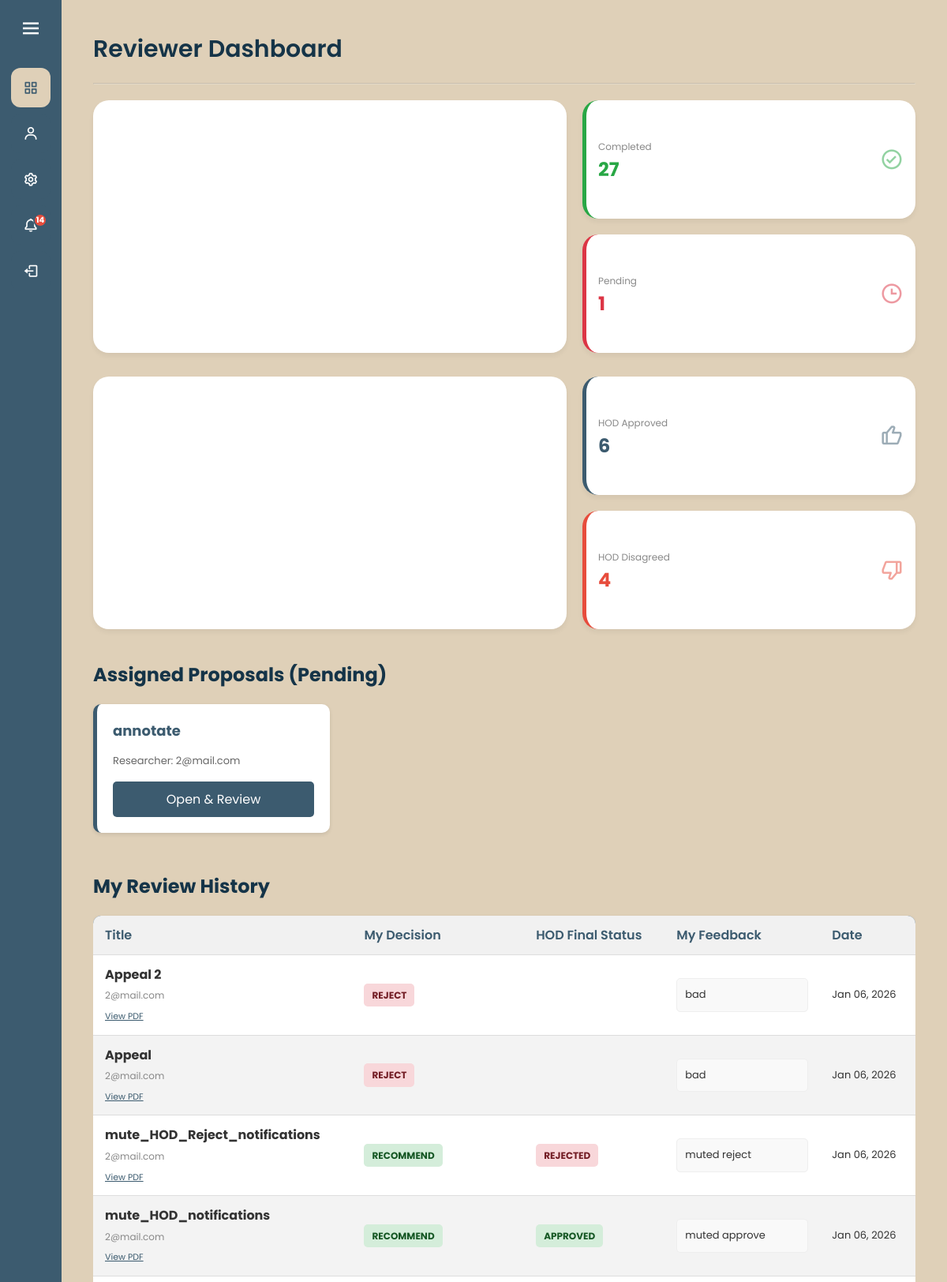
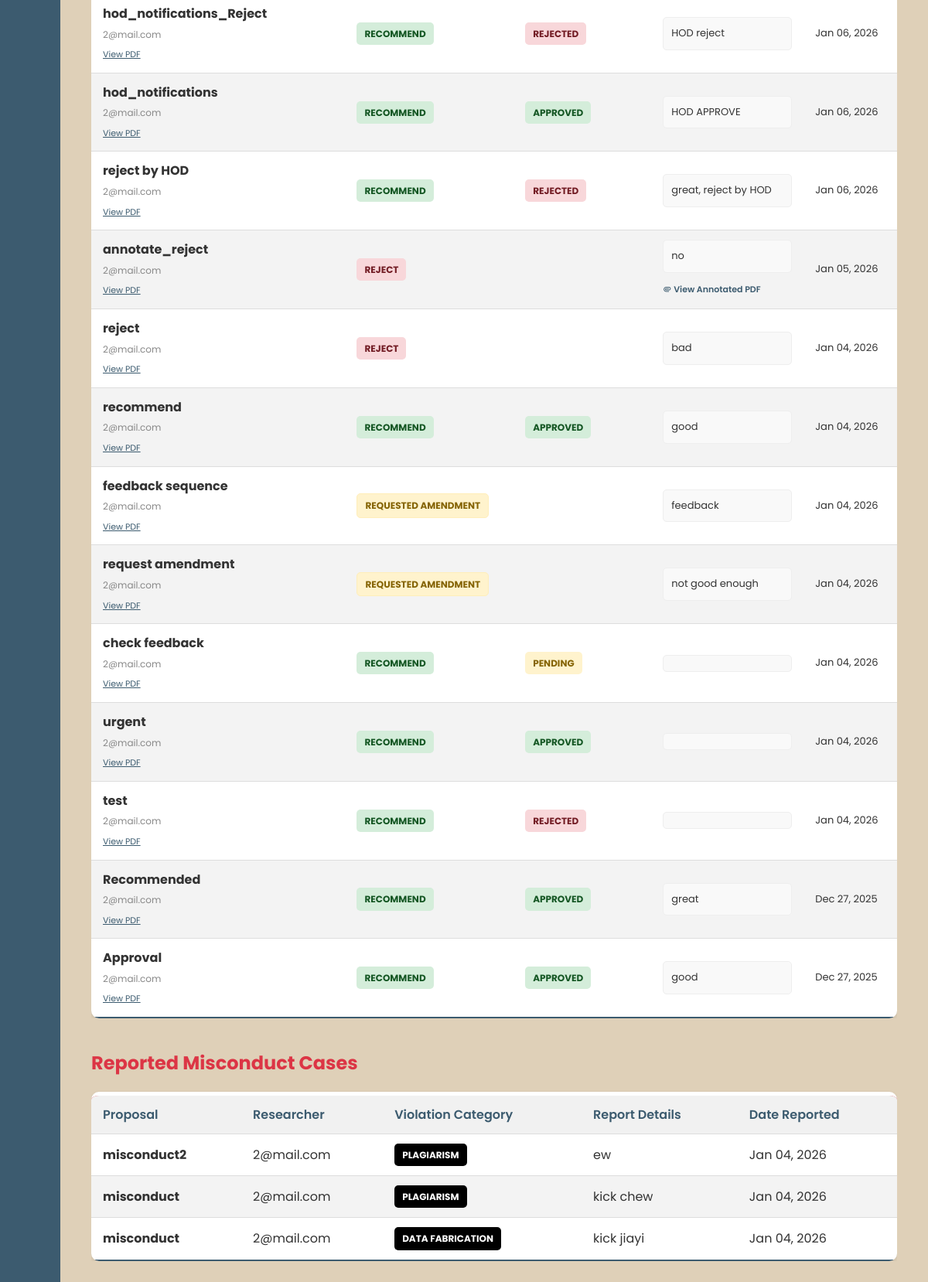
The app's page /reviewer_page.php (signed in) with its own data (2 pictures, top to bottom).
### tables this page shows
CREATE TABLE `reviews` (
  `id` int(11) NOT NULL,
  `reviewer_id` int(11) NOT NULL,
  `reviewer_email` varchar(255) DEFAULT NULL,
  `proposal_id` int(11) NOT NULL,
  `status` enum('Pending','Completed') DEFAULT 'Pending',
  `assigned_date` date DEFAULT curdate(),
  `type` enum('Proposal','Appeal') DEFAULT 'Proposal',
  `feedback` text DEFAULT NULL,
  `annotated_file` varchar(255) DEFAULT NULL,
  `decision` enum('RECOMMEND','REJECT','AMENDMENT') DEFAULT NULL,
  `review_date` datetime DEFAULT NULL
);

CREATE TABLE `proposals` (
  `id` int(11) NOT NULL,
  `title` varchar(255) NOT NULL,
  `description` text DEFAULT NULL,
  `researcher_email` varchar(255) NOT NULL,
  `file_path` varchar(255) NOT NULL,
  `reviewer_email` varchar(255) DEFAULT NULL,
  `status` enum('DRAFT','SUBMITTED','ASSIGNED','PENDING_REVIEW','REQUIRES_AMENDMENT','RESUBMITTED','RECOMMEND','RECOMMENDED','REJECTED','APPROVED','APPEALED','APPEAL_REJECTED','UNDER_INVESTIGATION','PENDING_REASSIGNMENT') DEFAULT 'SUBMITTED',
  `created_at` timestamp NOT NULL DEFAULT current_timestamp(),
  `approved_at` datetime DEFAULT NULL,
  `resubmitted_at` datetime DEFAULT NULL,
  `priority` enum('Normal','High') DEFAULT 'Normal',
  `reviewer_feedback` text DEFAULT NULL,
  `amendment_notes` text DEFAULT NULL,
  `budget_requested` decimal(10,2) DEFAULT 0.00,
  `approved_budget` decimal(10,2) DEFAULT 0.00,
  `amount_spent` decimal(10,2) DEFAULT 0.00
);

CREATE TABLE `misconduct_reports` (
  `id` int(11) NOT NULL,
  `proposal_id` int(11) DEFAULT NULL,
  `reviewer_email` varchar(255) NOT NULL,
  `researcher_email` varchar(255) NOT NULL,
  `category` enum('Plagiarism','Data Fabrication','Falsification','Unethical Conduct','Other') NOT NULL,
  `details` text NOT NULL,
  `status` enum('PENDING','INVESTIGATING','RESOLVED') DEFAULT 'PENDING',
  `created_at` timestamp NOT NULL DEFAULT current_timestamp()
);

### reviewer_page.php (the view, shortened to what this page needs)
<?php
require 'config.php';
$email = $_SESSION['email'];
$user_q = $conn->query("SELECT id FROM users WHERE email = '$email'");
$user_id = $user_q->fetch_assoc()['id'];
$p_stmt = $conn->prepare("SELECT COUNT(*) as count FROM reviews WHERE reviewer_id = ? AND status = 'Pending'");
$p_stmt->bind_param("i", $user_id);
$p_stmt->execute();
$pending_count = $p_stmt->get_result()->fetch_assoc()['count'];
$c_stmt = $conn->prepare("SELECT COUNT(*) as count FROM reviews WHERE reviewer_id = ? AND status = 'Completed'");
$c_stmt->bind_param("i", $user_id);
$c_stmt->execute();
$completed_count = $c_stmt->get_result()->fetch_assoc()['count'];
$hod_app_stmt = $conn->prepare("SELECT COUNT(*) as count FROM reviews r JOIN proposals p ON r.proposal_id = p.id WHERE r.reviewer_id = ? AND r.decision = 'RECOMMEND' AND p.status = 'APPROVED'");
$hod_app_stmt->bind_param("i", $user_id);
$hod_app_stmt->execute();
$hod_approved = $hod_app_stmt->get_result()->fetch_assoc()['count'];
$hod_rej_stmt = $conn->prepare("SELECT COUNT(*) as count FROM reviews r JOIN proposals p ON r.proposal_id = p.id WHERE r.reviewer_id = ? AND r.decision = 'RECOMMEND' AND (p.status = 'REJECTED' OR p.status = 'APPEAL_REJECTED')");
$hod_rej_stmt->bind_param("i", $user_id);
$hod_rej_stmt->execute();
$hod_rejected = $hod_rej_stmt->get_result()->fetch_assoc()['count'];
$query = "SELECT r.id as review_id, p.title, p.file_path, p.researcher_email, r.status, r.type, p.status as proposal_status
          FROM reviews r
          JOIN proposals p ON r.proposal_id = p.id
          WHERE r.reviewer_id = ? AND r.status = 'Pending'";
$stmt = $conn->prepare($query);
$stmt->bind_param("i", $user_id);
$stmt->execute();
$result = $stmt->get_result();
$hist_query = "SELECT r.decision, r.feedback, r.status as review_status, r.review_date, r.annotated_file,
                      p.title, p.researcher_email, p.status as final_status, p.file_path
               FROM reviews r
               JOIN proposals p ON r.proposal_id = p.id
               WHERE r.reviewer_id = ? AND r.status = 'Completed'
               ORDER BY r.review_date DESC";
$hist_stmt = $conn->prepare($hist_query);
$hist_stmt->bind_param("i", $user_id);
$hist_stmt->execute();
$history = $hist_stmt->get_result();
$rep_query = "SELECT m.created_at as review_date, p.title, p.researcher_email, m.category, m.details
              FROM misconduct_reports m
              JOIN proposals p ON m.proposal_id = p.id
              WHERE m.reviewer_email = ?
              ORDER BY m.created_at DESC";
$rep_stmt = $conn->prepare($rep_query);
$rep_stmt->bind_param("s", $email);
$rep_stmt->execute();
$reports = $rep_stmt->get_result();
?>
<!DOCTYPE html>
<html lang="en">
<head>
    <link rel="stylesheet" href="style.css">
    <link href="https://unpkg.com/boxicons@2.1.4/css/boxicons.min.css" rel="stylesheet">
</head>
<body>
    <?php include 'sidebar.php'; ?>
    <section class="home-section">
        <div class="welcome-text">
            Reviewer Dashboard
        </div>
        <hr style="opacity: 0.3; margin: 20px 0;">
        <div style="display: flex; gap: 20px; margin-bottom: 30px;">
            <div class="form-box" style="flex: 2; padding: 0; height: 320px;">
                <div id="work_chart" style="width: 100%; height: 100%;"></div>
            </div>
            <div style="flex: 1; display: flex; flex-direction: column; gap: 20px;">
                <div class="form-box stat-card completed" style="flex: 1;">
                    <div><span>Completed</span><h3><?= $completed_count ?></h3></div>
                    <i class='bx bx-check-circle'></i>
                </div>
                <div class="form-box stat-card pending" style="flex: 1;">
                    <div><span>Pending</span><h3><?= $pending_count ?></h3></div>
                    <i class='bx bx-time'></i>
                </div>
            </div>
        </div>
        <div style="display: flex; gap: 20px; margin-bottom: 40px;">
            <div class="form-box" style="flex: 2; padding: 0; height: 320px;">
                <div id="hod_chart" style="width: 100%; height: 100%;"></div>
            </div>
            <div style="flex: 1; display: flex; flex-direction: column; gap: 20px;">
                <div class="form-box stat-card approved" style="flex: 1;">
                    <div><span>HOD Approved</span><h3><?= $hod_approved ?></h3></div>
                    <i class='bx bx-like'></i>
                </div>
                <div class="form-box stat-card rejected" style="flex: 1;">
                    <div><span>HOD Disagreed</span><h3><?= $hod_rejected ?></h3></div>
                    <i class='bx bx-dislike'></i>
                </div>
            </div>
        </div>
        <h2>Assigned Proposals (Pending)</h2>
        <div class="card-container" style="margin-bottom: 50px;">
            <?php if ($result->num_rows > 0): ?>
                <?php while($row = $result->fetch_assoc()):
                    $is_appeal = ($row['type'] == 'Appeal') || ($row['proposal_status'] == 'APPEALED');
                    $card_style = $is_appeal ? "border-left: 5px solid #dc3545; background: #fff5f5;" : "border-left: 5px solid #3C5B6F;";
                ?>
                    <div class="card" style="width: 300px; padding: 20px; border-radius: 10px; box-shadow: 0 2px 5px rgba(0,0,0,0.1); background: white; <?= $card_style ?>">
                        <div style="display:flex; justify-content:space-between; align-items:start; margin-bottom: 5px;">
                            <h3><?= htmlspecialchars($row['title']) ?></h3>
                        </div>
                        <p style="color: #666; font-size: 13px; margin-bottom: 15px;">
                            Researcher: <?= htmlspecialchars($row['researcher_email']) ?>
                        </p>
                        <a href="review_proposal.php?review_id=<?= $row['review_id'] ?>"
                           style="display: block; text-align: center; background: #3C5B6F; color: white; padding: 10px; text-decoration: none; border-radius: 5px;">
                           Open & Review
                        </a>
                    </div>
                <?php endwhile; ?>
            <?php else: ?>
                <p style="color: #666; font-style: italic;">No pending reviews found.</p>
            <?php endif; ?>
        </div>
        <h2>My Review History</h2>
        <div style="overflow-x:auto;">
            <table class="styled-table">
                <thead>
                    <tr>
                        <th>Title</th>
                        <th>My Decision</th>
                        <th>HOD Final Status</th>
                        <th>My Feedback</th>
                        <th>Date</th>
                    </tr>
                </thead>
                <tbody>
                    <?php if ($history->num_rows > 0): ?>
                        <?php while($row = $history->fetch_assoc()): ?>
                            <tr>
                                <td>
                                    <strong><?= htmlspecialchars($row['title']) ?></strong><br>
                                    <span style="font-size: 12px; color: #888;"><?= htmlspecialchars($row['researcher_email']) ?></span>
                                    <br>
                                    <a href="<?= $row['file_path'] ?>" target="_blank" style="font-size: 11px; color: #3C5B6F;">View PDF</a>
                                </td>
                                <td>
                                    <?php if($row['review_status'] == 'Reported'): ?>
                                        <span class="status-badge rejected" style="background:#000; color:#fff;">Reported</span>
                                    <?php elseif($row['decision'] == 'AMENDMENT'): ?>
                                        <span class="status-badge requires_amendment">REQUESTED AMENDMENT</span>
                                    <?php else: ?>
                                        <span class="status-badge <?= $row['decision'] == 'RECOMMEND' ? 'approved' : 'rejected' ?>">
                                            <?= $row['decision'] ?>
                                        </span>
                                    <?php endif; ?>
                                </td>
                                <td>
                                    <?php
                                    if($row['review_status'] == 'Reported'): ?>
                                        <span style="color: #888;">Under Investigation</span>
                                    <?php
                                    elseif($row['decision'] == 'AMENDMENT' || $row['decision'] == 'REJECT'): ?>
                                        <span></span>
                                    <?php
                                    elseif ($row['final_status'] == 'RECOMMEND'): ?>
                                        <span class="status-badge assigned">Pending</span>
                                    <?php
                                    else: ?>
                                        <?php $badge_class = strtolower($row['final_status']); ?>
                                        <span class="status-badge <?= $badge_class ?>">
                                            <?= str_replace('_', ' ', $row['final_status']) ?>
                                        </span>
                                    <?php endif; ?>
                                </td>
                                <td>
                                    <div style="background: #f9f9f9; padding: 10px; border-radius: 5px; border: 1px solid #eee; font-size: 13px; max-height: 80px; overflow-y: auto;">
                                        <?= nl2br(htmlspecialchars($row['feedback'])) ?>
                                    </div>
                                    <?php if (!empty($row['annotated_file'])): ?>
                                        <div style="margin-top: 8px;">
                                            <a href="<?= htmlspecialchars($row['annotated_file']) ?>" target="_blank"
                                            style="font-size: 11px; color: #3C5B6F; text-decoration: none; font-weight: 600; display: inline-flex; align-items: center; gap: 3px;">
                                            <i class='bx bx-paperclip'></i> View Annotated PDF
                                            </a>
                                        </div>
                                    <?php endif; ?>
                                </td>
                                <td style="font-size: 13px;">
                                    <?= date('M d, Y', strtotime($row['review_date'])) ?>
                                </td>
                            </tr>
                        <?php endwhile; ?>
                    <?php else: ?>
                        <tr><td colspan="5" style="text-align: center; color: #777;">No history yet.</td></tr>
                    <?php endif; ?>
                </tbody>
            </table>
        </div>
        <h2 style="color: #dc3545; margin-top: 40px;">Reported Misconduct Cases</h2>
        <div style="overflow-x:auto; margin-bottom: 40px;">
            <table class="styled-table" style="border-top: 5px solid #dc3545;">
                <thead>
                    <tr style="background: #dc3545; color: white;">
                        <th>Proposal</th>
                        <th>Researcher</th>
                        <th>Violation Category</th>
                        <th>Report Details</th>
                        <th>Date Reported</th>
                    </tr>
                </thead>
                <tbody>
                    <?php if ($reports->num_rows > 0): ?>
                        <?php while($row = $reports->fetch_assoc()): ?>
                            <tr>
                                <td><strong><?= htmlspecialchars($row['title']) ?></strong></td>
                                <td><?= htmlspecialchars($row['researcher_email']) ?></td>
                                <td>
                                    <span class="status-badge rejected" style="background:#000; color:#fff;">
                                        <?= htmlspecialchars($row['category']) ?>
                                    </span>
                                </td>
                                <td><?= nl2br(htmlspecialchars($row['details'])) ?></td>
                                <td><?= date('M d, Y', strtotime($row['review_date'])) ?></td>
                            </tr>
                        <?php endwhile; ?>
                    <?php endif; ?>
                </tbody>
            </table>
        </div>
    </section>
</body>
</html>

### records on screen
reviews: proposal.title "annotate", proposal.researcher_email "2@mail.com"
reviews: proposal.title "Appeal 2", proposal.researcher_email "2@mail.com", decision "REJECT", feedback "bad", review_date "Jan 06, 2026"
reviews: proposal.title "Appeal", proposal.researcher_email "2@mail.com", decision "REJECT", feedback "bad", review_date "Jan 06, 2026"
reviews: proposal.title "mute_HOD_Reject_notifications", proposal.researcher_email "2@mail.com", decision "RECOMMEND", proposal.status "REJECTED", feedback "muted reject", review_date "Jan 06, 2026"
reviews: proposal.title "mute_HOD_notifications", proposal.researcher_email "2@mail.com", decision "RECOMMEND", proposal.status "APPROVED", feedback "muted approve", review_date "Jan 06, 2026"
reviews: proposal.title "hod_notifications_Reject", proposal.researcher_email "2@mail.com", decision "RECOMMEND", proposal.status "REJECTED", feedback "HOD reject", review_date "Jan 06, 2026"
reviews: proposal.title "hod_notifications", proposal.researcher_email "2@mail.com", decision "RECOMMEND", proposal.status "APPROVED", feedback "HOD APPROVE", review_date "Jan 06, 2026"
reviews: proposal.title "reject by HOD", proposal.researcher_email "2@mail.com", decision "RECOMMEND", proposal.status "REJECTED", feedback "great, reject by HOD", review_date "Jan 06, 2026"
reviews: proposal.title "annotate_reject", proposal.researcher_email "2@mail.com", decision "REJECT", feedback "no", review_date "Jan 05, 2026"
reviews: proposal.title "reject", proposal.researcher_email "2@mail.com", decision "REJECT", feedback "bad", review_date "Jan 04, 2026"
reviews: proposal.title "recommend", proposal.researcher_email "2@mail.com", decision "RECOMMEND", proposal.status "APPROVED", feedback "good", review_date "Jan 04, 2026"
reviews: proposal.title "feedback sequence", proposal.researcher_email "2@mail.com", status "REQUESTED AMENDMENT", feedback "feedback", review_date "Jan 04, 2026"
reviews: proposal.title "request amendment", proposal.researcher_email "2@mail.com", status "REQUESTED AMENDMENT", feedback "not good enough", review_date "Jan 04, 2026"
reviews: proposal.title "check feedback", proposal.researcher_email "2@mail.com", decision "RECOMMEND", status "PENDING", review_date "Jan 04, 2026"
reviews: proposal.title "urgent", proposal.researcher_email "2@mail.com", decision "RECOMMEND", proposal.status "APPROVED", review_date "Jan 04, 2026"
reviews: proposal.title "test", proposal.researcher_email "2@mail.com", decision "RECOMMEND", proposal.status "REJECTED", review_date "Jan 04, 2026"
reviews: proposal.title "Recommended", proposal.researcher_email "2@mail.com", decision "RECOMMEND", proposal.status "APPROVED", feedback "great", review_date "Dec 27, 2025"
reviews: proposal.title "Approval", proposal.researcher_email "2@mail.com", decision "RECOMMEND", proposal.status "APPROVED", feedback "good", review_date "Dec 27, 2025"
misconduct_reports: proposal.title "misconduct2", proposal.researcher_email "2@mail.com", category "PLAGIARISM", details "ew", created_at "Jan 04, 2026"
misconduct_reports: proposal.title "misconduct", proposal.researcher_email "2@mail.com", category "PLAGIARISM", details "kick chew", created_at "Jan 04, 2026"
misconduct_reports: proposal.title "misconduct", proposal.researcher_email "2@mail.com", category "DATA FABRICATION", details "kick jiayi", created_at "Jan 04, 2026"

### other values on screen
$unread_count "14"
$completed_count "27"
$pending_count "1"
$hod_approved "6"
$hod_rejected "4"
